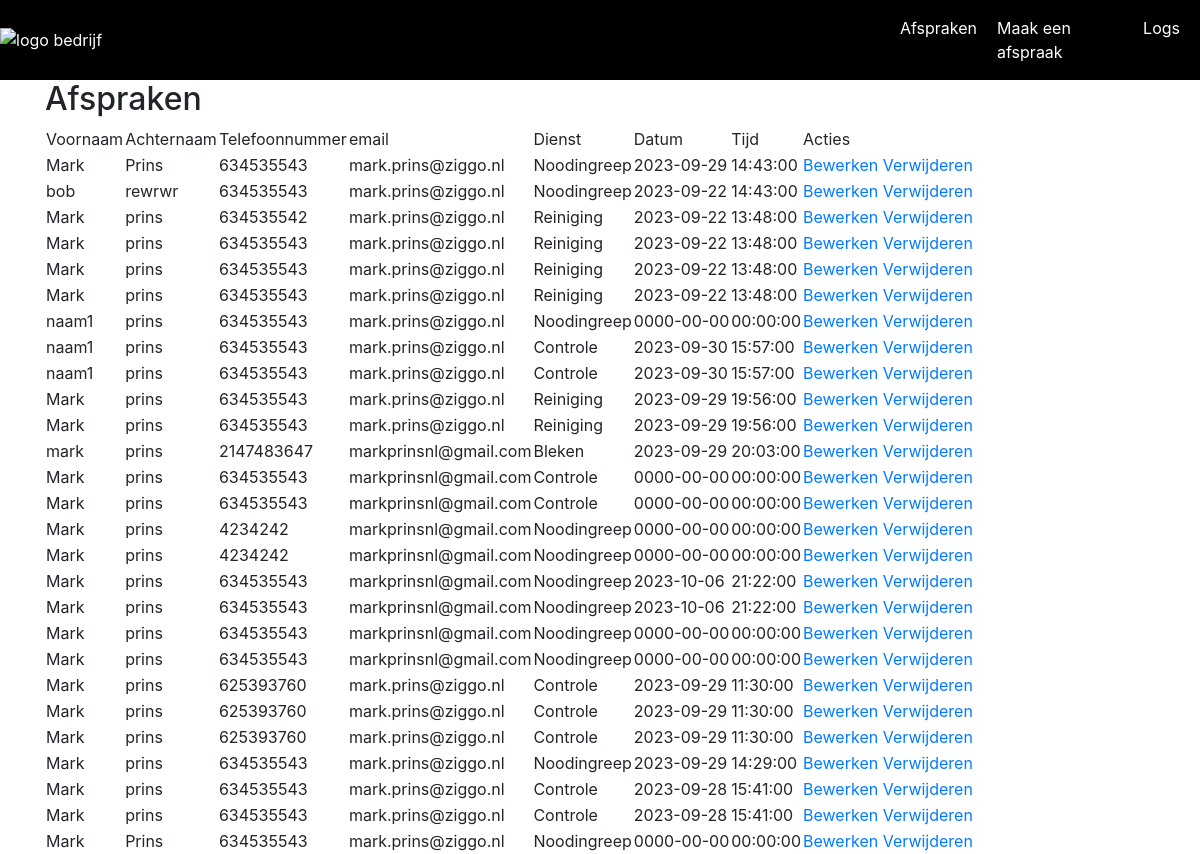
The page / on the database its author committed.
### tables this page shows
CREATE TABLE `appointments` (
  `Id` int(11) NOT NULL,
  `userId` int(11) NOT NULL,
  `date` date NOT NULL,
  `time` time NOT NULL,
  `serviceId` int(11) NOT NULL
);

CREATE TABLE `users` (
  `Id` int(11) NOT NULL,
  `firstName` text NOT NULL,
  `lastName` text NOT NULL,
  `phoneNumber` int(11) NOT NULL,
  `email` text NOT NULL,
  `ipAdress` int(11) NOT NULL
);

CREATE TABLE `services` (
  `Id` int(11) NOT NULL,
  `name` text NOT NULL
);

### index.php (the view, shortened to what this page needs)
<!DOCTYPE html>
<html lang="en">
<body>
    <?php
  require_once('header.php');
    $query = "SELECT appointments.*, users.firstName, users.lastName, users.phoneNumber, users.email, services.name
          FROM appointments
          INNER JOIN users ON appointments.userId = users.Id
          INNER JOIN services ON appointments.serviceId = services.Id";
    $statement = $conn->prepare($query);
    $statement->execute();
    $appointments = $statement->fetchAll(PDO::FETCH_ASSOC);
    ?>
    <div class="container-lg">
        <div class="table-responsive">
            <div class="table-wrapper">
                <div class="table-title">
                    <div class="row">
                        <div class="col-sm-8">
                            <h2>Afspraken <b></b></h2>
                        </div>
                        <div class="col-sm-4">
                        </div>
                    </div>
                </div>
                <table>
                    <thead>
                        <tr>
                            <td>Voornaam</td>
                            <td>Achternaam</td>
                            <td>Telefoonnummer</td>
                            <td>email</td>
                            <td>Dienst</td>
                            <td>Datum</td>
                            <td>Tijd</td>
                            <td>Acties</td>
                        </tr>
                    </thead>
                    <tbody>
                        <?php foreach ($appointments as $appointment) : ?>
                            <tr>
                                <td><?php echo $appointment['firstName'] ?></td>
                                <td><?php echo $appointment['lastName'] ?></td>
                                <td><?php echo $appointment['phoneNumber'] ?></td>
                                <td><?php echo $appointment['email'] ?></td>
                                <td><?php echo $appointment['name'] ?></td>
                                <td><?php echo $appointment['date'] ?></td>
                                <td><?php echo $appointment['time'] ?></td>
                                <td class="actions">
                                    <a href="update.php?id=<?= $appointment['Id'] ?>">Bewerken</a>
                                    <a href="delete.php?id=<?= $appointment['Id'] ?>" onclick="return confirm('Weet je zeker dat je dit record wilt verwijderen?')">Verwijderen</a>
                                </td>
                            </tr>
                        <?php endforeach; ?>
                    </tbody>
                </table>
                <link rel="stylesheet" href="https://stackpath.bootstrapcdn.com/bootstrap/4.5.2/css/bootstrap.min.css">
            </div>
        </div>
    </div>
</body>
</html>

### header.php (shortened to what this page needs)
<!DOCTYPE html>
<html lang="en">
<head>
    <link rel="stylesheet" href="https://maxcdn.bootstrapcdn.com/bootstrap/4.0.0/css/bootstrap.min.css">
</head>
<body>
    <div class="header">
        <div class="left-section">
            <img src="" alt="logo bedrijf">
        </div>
        <div class="right-section">
            <ul class="header-menu">
                <li><a href="index.php">Afspraken</a></li>
                <li><a href="create.php">Maak een afspraak</a></li>
                <li><a href="logs.php">Logs</a></li>
            </ul>
        </div>
    </div>
</body>
</html>

### header.php (style rules this page uses)
.header { display: flex; background-color: black; height: 80px; color: white; justify-content: space-between; }
.left-section { display: flex; justify-content: center; align-items: center; }
.right-section { display: flex; align-items: center; width: 300px; }
.header-menu { list-style: none; padding: 0; margin: 0; display: flex; }
.header-menu li { margin-right: 20px; }
.header-menu li a { text-decoration: none; color: white; }

### rows shown on the page
appointments: userId.firstName "Mark", userId.lastName "Prins", userId.phoneNumber "634535543", userId.email "mark.prins@ziggo.nl", serviceId.name "Noodingreep", date "2023-09-29", time "14:43:00"
appointments: userId.firstName "bob", userId.lastName "rewrwr", userId.phoneNumber "634535543", userId.email "mark.prins@ziggo.nl", serviceId.name "Noodingreep", date "2023-09-22", time "14:43:00"
appointments: userId.firstName "Mark", userId.lastName "prins", userId.phoneNumber "634535542", userId.email "mark.prins@ziggo.nl", serviceId.name "Reiniging", date "2023-09-22", time "13:48:00"
appointments: userId.firstName "Mark", userId.lastName "prins", userId.phoneNumber "634535543", userId.email "mark.prins@ziggo.nl", serviceId.name "Reiniging", date "2023-09-22", time "13:48:00"
appointments: userId.firstName "Mark", userId.lastName "prins", userId.phoneNumber "634535543", userId.email "mark.prins@ziggo.nl", serviceId.name "Reiniging", date "2023-09-22", time "13:48:00"
appointments: userId.firstName "Mark", userId.lastName "prins", userId.phoneNumber "634535543", userId.email "mark.prins@ziggo.nl", serviceId.name "Reiniging", date "2023-09-22", time "13:48:00"
appointments: userId.firstName "naam1", userId.lastName "prins", userId.phoneNumber "634535543", userId.email "mark.prins@ziggo.nl", serviceId.name "Noodingreep", date "0000-00-00", time "00:00:00"
appointments: userId.firstName "naam1", userId.lastName "prins", userId.phoneNumber "634535543", userId.email "mark.prins@ziggo.nl", serviceId.name "Controle", date "2023-09-30", time "15:57:00"
appointments: userId.firstName "naam1", userId.lastName "prins", userId.phoneNumber "634535543", userId.email "mark.prins@ziggo.nl", serviceId.name "Controle", date "2023-09-30", time "15:57:00"
appointments: userId.firstName "Mark", userId.lastName "prins", userId.phoneNumber "634535543", userId.email "mark.prins@ziggo.nl", serviceId.name "Reiniging", date "2023-09-29", time "19:56:00"
appointments: userId.firstName "Mark", userId.lastName "prins", userId.phoneNumber "634535543", userId.email "mark.prins@ziggo.nl", serviceId.name "Reiniging", date "2023-09-29", time "19:56:00"
appointments: userId.firstName "mark", userId.lastName "prins", userId.phoneNumber "2147483647", userId.email "markprinsnl@gmail.com", serviceId.name "Bleken", date "2023-09-29", time "20:03:00"
appointments: userId.firstName "Mark", userId.lastName "prins", userId.phoneNumber "634535543", userId.email "markprinsnl@gmail.com", serviceId.name "Controle", date "0000-00-00", time "00:00:00"
appointments: userId.firstName "Mark", userId.lastName "prins", userId.phoneNumber "634535543", userId.email "markprinsnl@gmail.com", serviceId.name "Controle", date "0000-00-00", time "00:00:00"
appointments: userId.firstName "Mark", userId.lastName "prins", userId.phoneNumber "4234242", userId.email "markprinsnl@gmail.com", serviceId.name "Noodingreep", date "0000-00-00", time "00:00:00"
appointments: userId.firstName "Mark", userId.lastName "prins", userId.phoneNumber "4234242", userId.email "markprinsnl@gmail.com", serviceId.name "Noodingreep", date "0000-00-00", time "00:00:00"
appointments: userId.firstName "Mark", userId.lastName "prins", userId.phoneNumber "634535543", userId.email "markprinsnl@gmail.com", serviceId.name "Noodingreep", date "2023-10-06", time "21:22:00"
appointments: userId.firstName "Mark", userId.lastName "prins", userId.phoneNumber "634535543", userId.email "markprinsnl@gmail.com", serviceId.name "Noodingreep", date "2023-10-06", time "21:22:00"
appointments: userId.firstName "Mark", userId.lastName "prins", userId.phoneNumber "634535543", userId.email "markprinsnl@gmail.com", serviceId.name "Noodingreep", date "0000-00-00", time "00:00:00"
appointments: userId.firstName "Mark", userId.lastName "prins", userId.phoneNumber "634535543", userId.email "markprinsnl@gmail.com", serviceId.name "Noodingreep", date "0000-00-00", time "00:00:00"
appointments: userId.firstName "Mark", userId.lastName "prins", userId.phoneNumber "625393760", userId.email "mark.prins@ziggo.nl", serviceId.name "Controle", date "2023-09-29", time "11:30:00"
appointments: userId.firstName "Mark", userId.lastName "prins", userId.phoneNumber "625393760", userId.email "mark.prins@ziggo.nl", serviceId.name "Controle", date "2023-09-29", time "11:30:00"
appointments: userId.firstName "Mark", userId.lastName "prins", userId.phoneNumber "625393760", userId.email "mark.prins@ziggo.nl", serviceId.name "Controle", date "2023-09-29", time "11:30:00"
appointments: userId.firstName "Mark", userId.lastName "prins", userId.phoneNumber "634535543", userId.email "mark.prins@ziggo.nl", serviceId.name "Noodingreep", date "2023-09-29", time "14:29:00"
appointments: userId.firstName "Mark", userId.lastName "prins", userId.phoneNumber "634535543", userId.email "mark.prins@ziggo.nl", serviceId.name "Controle", date "2023-09-28", time "15:41:00"
appointments: userId.firstName "Mark", userId.lastName "prins", userId.phoneNumber "634535543", userId.email "mark.prins@ziggo.nl", serviceId.name "Controle", date "2023-09-28", time "15:41:00"
appointments: userId.firstName "Mark", userId.lastName "Prins", userId.phoneNumber "634535543", userId.email "mark.prins@ziggo.nl", serviceId.name "Noodingreep", date "0000-00-00", time "00:00:00"
